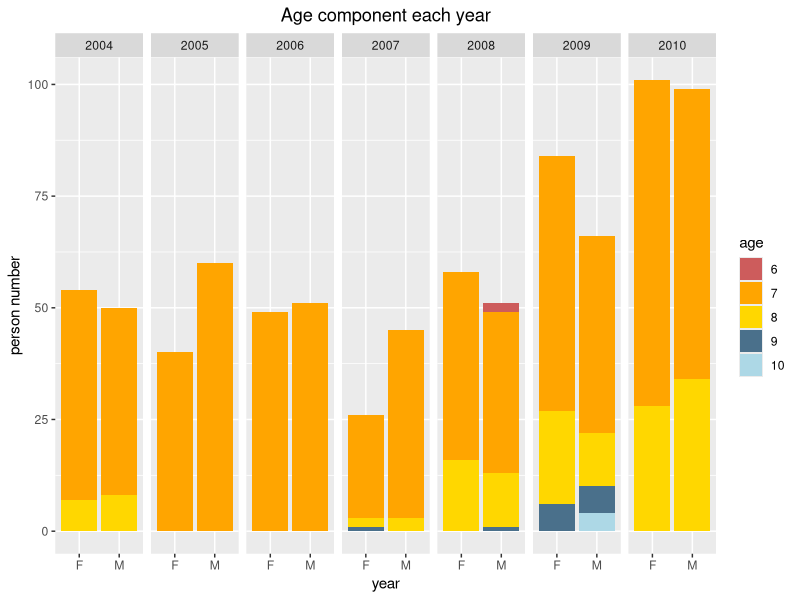
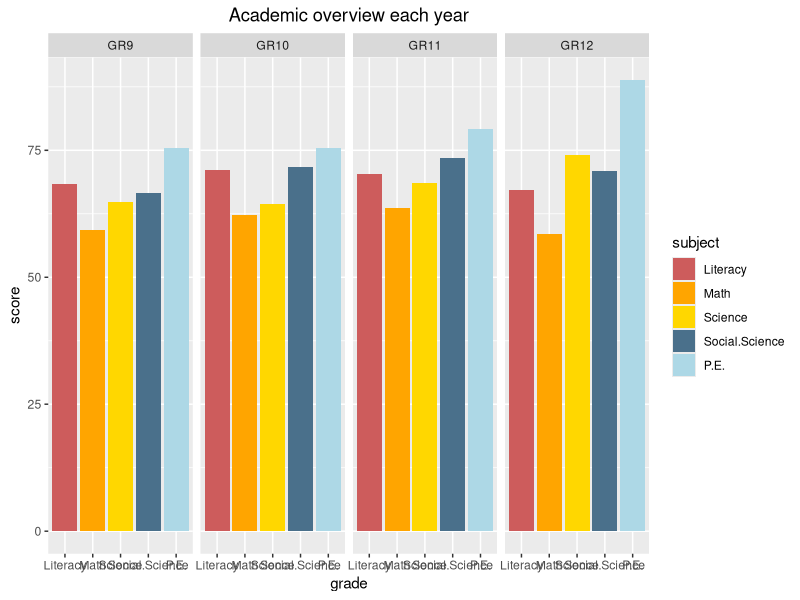

Write R code to recreate these figures, in order.
## ---- chunk 1
knitr::opts_chunk$set(echo = TRUE)
## ---- chunk 2
library(dplyr)
library(tidyr)
library(ggplot2)
library(reshape2)
enr_age <- read.csv('enr_by_agegrd.csv')
staff_ed <- read.csv('staff_by_ed.csv')
ent_new <- read.csv('new_entrants.csv')
schage_pop <- read.csv('schage_population.csv')
staff_qf <- read.csv('staff_by_qlf.csv')
stu_grd9 <- read.csv('Grd_0910Students.csv')
acad_grd9 <- read.csv('Grd_0910Academics.csv')
acad_12 <- read.csv("Grd1112_Academics.csv")

acad_overview <- read.csv('aca_overview.csv')

enr_age<-filter(enr_age,SCHOOL=="Addibre")
G1<-select(enr_age,starts_with("G1"),Acad_yr)
#G1F<-select(enr_age,starts_with("G1F"),Acad_yr)
G1<-arrange(G1,desc(Acad_yr))
G1$Acad_yr <-NULL 

rownames(G1)<-(2004:2010)
G1<-as.table(t(G1))

dat2 <- filter(melt(G1),value!=0)
sex1<-substr(dat2$Var1,3,3)
age1<-substr(dat2$Var1,4,5)
dat2<-cbind(dat2,sex1,age1)
dat2$age1 <- as.numeric(as.character(dat2$age1))
ggplot(dat2, aes(x=sex1, y=value, fill=factor(age1))) + geom_bar(stat="identity") +labs(x="year",y="person number",fill="age",title="Age component each year")+
scale_fill_manual(values=c("indianred", "orange", "gold","skyblue4","light blue","blue"))+theme(plot.title = element_text(hjust = 0.5))+facet_grid(.~Var2)
## ---- chunk 3
###3academics
acad_overview <- read.csv('aca_overview.csv')
acad_overview <- filter(acad_overview,Semester=="1")
acad_overview <- select(acad_overview,-Semester)
#rownames(acad_overview) <-c(9:12)
acad_overview <- melt(acad_overview)
#rownames(acad_overview)<-acad_overview$grade
#acad_overview<-t(acad_overview)
ggplot(acad_overview, aes(x=variable,y=value,fill=variable)) + geom_bar(stat="identity")+
scale_fill_manual(values=c("indianred", "orange", "gold","skyblue4","light blue","blue"))+labs(x="grade",y="score",title="Academic overview each year",fill="subject")+theme(plot.title = element_text(hjust = 0.5))+facet_grid(.~reorder(grade,value))
